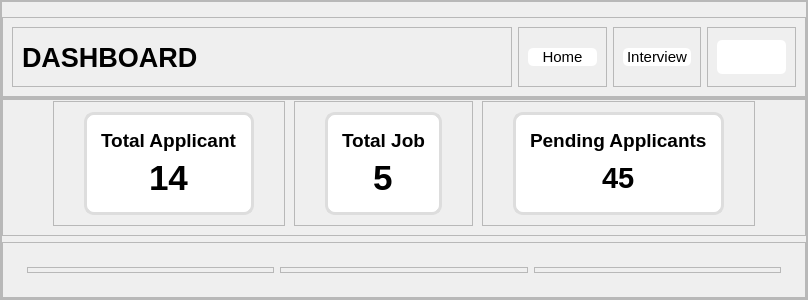
         <widget class="QWidget" name="dashboard_2">
          <layout class="QVBoxLayout" name="verticalLayout">
           <property name="spacing">
            <number>0</number>
           </property>
           <property name="leftMargin">
            <number>0</number>
           </property>
           <property name="topMargin">
            <number>0</number>
           </property>
           <property name="rightMargin">
            <number>0</number>
           </property>
           <property name="bottomMargin">
            <number>0</number>
           </property>
           <item>
            <widget class="QFrame" name="dashboard_body">
             <property name="frameShape">
              <enum>QFrame::StyledPanel</enum>
             </property>
             <property name="frameShadow">
              <enum>QFrame::Raised</enum>
             </property>
             <layout class="QVBoxLayout" name="verticalLayout_7">
              <property name="spacing">
               <number>0</number>
              </property>
              <property name="leftMargin">
               <number>0</number>
              </property>
              <property name="topMargin">
               <number>0</number>
              </property>
              <property name="rightMargin">
               <number>0</number>
              </property>
              <property name="bottomMargin">
               <number>0</number>
              </property>
              <item>
               <widget class="QFrame" name="dashboard_header">
                <property name="minimumSize">
                 <size>
                  <width>0</width>
                  <height>80</height>
                 </size>
                </property>
                <property name="frameShape">
                 <enum>QFrame::StyledPanel</enum>
                </property>
                <property name="frameShadow">
                 <enum>QFrame::Raised</enum>
                </property>
                <layout class="QGridLayout" name="gridLayout">
                 <property name="leftMargin">
                  <number>0</number>
                 </property>
                 <property name="topMargin">
                  <number>15</number>
                 </property>
                 <property name="rightMargin">
                  <number>0</number>
                 </property>
                 <property name="bottomMargin">
                  <number>0</number>
                 </property>
                 <item row="0" column="0">
                  <widget class="QFrame" name="header_4">
                   <property name="minimumSize">
                    <size>
                     <width>0</width>
                     <height>80</height>
                    </size>
                   </property>
                   <property name="frameShape">
                    <enum>QFrame::StyledPanel</enum>
                   </property>
                   <property name="frameShadow">
                    <enum>QFrame::Raised</enum>
                   </property>
                   <layout class="QHBoxLayout" name="horizontalLayout_24">
                    <item alignment="Qt::AlignLeft">
                     <widget class="QFrame" name="frame_78">
                      <property name="minimumSize">
                       <size>
                        <width>500</width>
                        <height>0</height>
                       </size>
                      </property>
                      <property name="frameShape">
                       <enum>QFrame::StyledPanel</enum>
                      </property>
                      <property name="frameShadow">
                       <enum>QFrame::Raised</enum>
                      </property>
                      <layout class="QGridLayout" name="gridLayout_55">
                       <item row="0" column="0">
                        <widget class="QLabel" name="label_14">
                         <property name="font">
                          <font>
                           <family>Arial</family>
                           <pointsize>20</pointsize>
                           <weight>75</weight>
                           <bold>true</bold>
                          </font>
                         </property>
                         <property name="text">
                          <string>DASHBOARD</string>
                         </property>
                        </widget>
                       </item>
                      </layout>
                     </widget>
                    </item>
                    <item>
                     <widget class="QFrame" name="frame_79">
                      <property name="frameShape">
                       <enum>QFrame::StyledPanel</enum>
                      </property>
                      <property name="frameShadow">
                       <enum>QFrame::Raised</enum>
                      </property>
                      <layout class="QGridLayout" name="gridLayout_56">
                       <item row="0" column="0">
                        <widget class="QPushButton" name="home_6">
                         <property name="font">
                          <font>
                           <family>Arial</family>
                           <pointsize>11</pointsize>
                          </font>
                         </property>
                         <property name="styleSheet">
                          <string notr="true">QPushButton {
            border: none; 
            border-radius: 5px; 
			background-color: rgb(255, 255, 255)
        }
        QPushButton:pressed {
            background-color: white;
        }
</string>
                         </property>
                         <property name="text">
                          <string>Home</string>
                         </property>
                         <property name="flat">
                          <bool>true</bool>
                         </property>
                        </widget>
                       </item>
                      </layout>
                     </widget>
                    </item>
                    <item>
                     <widget class="QFrame" name="frame_80">
                      <property name="frameShape">
                       <enum>QFrame::StyledPanel</enum>
                      </property>
                      <property name="frameShadow">
                       <enum>QFrame::Raised</enum>
                      </property>
                      <layout class="QGridLayout" name="gridLayout_57">
                       <item row="0" column="0">
                        <widget class="QPushButton" name="pushButton_30">
                         <property name="font">
                          <font>
                           <family>Arial</family>
                           <pointsize>11</pointsize>
                          </font>
                         </property>
                         <property name="styleSheet">
                          <string notr="true">QPushButton {
            border: none; 
            border-radius: 5px; 
			background-color: rgb(255, 255, 255)
        }
        QPushButton:pressed {
            background-color: white;
        }
</string>
                         </property>
                         <property name="text">
                          <string>Interview</string>
                         </property>
                         <property name="flat">
                          <bool>true</bool>
                         </property>
                        </widget>
                       </item>
                      </layout>
                     </widget>
                    </item>
                    <item>
                     <widget class="QFrame" name="frame_81">
                      <property name="frameShape">
                       <enum>QFrame::StyledPanel</enum>
                      </property>
                      <property name="frameShadow">
                       <enum>QFrame::Raised</enum>
                      </property>
                      <layout class="QGridLayout" name="gridLayout_58">
                       <item row="0" column="0">
                        <widget class="QPushButton" name="add_job_2">
                         <property name="styleSheet">
                          <string notr="true">QPushButton {
            border: none; 
            border-radius: 5px; 
            padding: 10px; 
			background-color: rgb(255, 255, 255)
        }
        QPushButton:pressed {
            background-color: white;
        }
</string>
                         </property>
                         <property name="text">
                          <string/>
                         </property>
                         <property name="icon">
                          <iconset resource="resource.qrc">
                           <normaloff>:/icon/images/newjobbtn.svg</normaloff>:/icon/images/newjobbtn.svg</iconset>
                         </property>
                         <property name="iconSize">
                          <size>
                           <width>150</width>
                           <height>30</height>
                          </size>
                         </property>
                         <property name="flat">
                          <bool>true</bool>
                         </property>
                        </widget>
                       </item>
                      </layout>
                     </widget>
                    </item>
                   </layout>
                  </widget>
                 </item>
                </layout>
               </widget>
              </item>
              <item>
               <widget class="QFrame" name="buttonlist">
                <property name="sizePolicy">
                 <sizepolicy hsizetype="Preferred" vsizetype="Expanding">
                  <horstretch>0</horstretch>
                  <verstretch>0</verstretch>
                 </sizepolicy>
                </property>
                <property name="frameShape">
                 <enum>QFrame::StyledPanel</enum>
                </property>
                <property name="frameShadow">
                 <enum>QFrame::Raised</enum>
                </property>
                <layout class="QVBoxLayout" name="verticalLayout_8">
                 <property name="leftMargin">
                  <number>0</number>
                 </property>
                 <property name="topMargin">
                  <number>0</number>
                 </property>
                 <property name="rightMargin">
                  <number>0</number>
                 </property>
                 <property name="bottomMargin">
                  <number>0</number>
                 </property>
                 <item>
                  <widget class="QFrame" name="lists">
                   <property name="minimumSize">
                    <size>
                     <width>0</width>
                     <height>0</height>
                    </size>
                   </property>
                   <property name="maximumSize">
                    <size>
                     <width>981</width>
                     <height>151</height>
                    </size>
                   </property>
                   <property name="styleSheet">
                    <string notr="true">#total_applicants, #pending_applicant, #total_job {
background-color: white;
 border: 3px solid rgb(221, 221, 221);
border-radius:10px;
padding: 5px;
}
</string>
                   </property>
                   <property name="frameShape">
                    <enum>QFrame::StyledPanel</enum>
                   </property>
                   <property name="frameShadow">
                    <enum>QFrame::Raised</enum>
                   </property>
                   <layout class="QHBoxLayout" name="horizontalLayout_5">
                    <property name="spacing">
                     <number>9</number>
                    </property>
                    <property name="leftMargin">
                     <number>50</number>
                    </property>
                    <property name="topMargin">
                     <number>1</number>
                    </property>
                    <property name="rightMargin">
                     <number>50</number>
                    </property>
                    <property name="bottomMargin">
                     <number>9</number>
                    </property>
                    <item>
                     <widget class="QFrame" name="frame_9">
                      <property name="maximumSize">
                       <size>
                        <width>249</width>
                        <height>139</height>
                       </size>
                      </property>
                      <property name="frameShape">
                       <enum>QFrame::StyledPanel</enum>
                      </property>
                      <property name="frameShadow">
                       <enum>QFrame::Raised</enum>
                      </property>
                      <layout class="QGridLayout" name="gridLayout_4" rowstretch="0">
                       <property name="leftMargin">
                        <number>30</number>
                       </property>
                       <property name="topMargin">
                        <number>10</number>
                       </property>
                       <property name="rightMargin">
                        <number>30</number>
                       </property>
                       <property name="bottomMargin">
                        <number>10</number>
                       </property>
                       <property name="horizontalSpacing">
                        <number>6</number>
                       </property>
                       <item row="0" column="0">
                        <widget class="QFrame" name="total_applicants">
                         <property name="maximumSize">
                          <size>
                           <width>230</width>
                           <height>117</height>
                          </size>
                         </property>
                         <property name="styleSheet">
                          <string notr="true"/>
                         </property>
                         <property name="frameShape">
                          <enum>QFrame::StyledPanel</enum>
                         </property>
                         <property name="frameShadow">
                          <enum>QFrame::Raised</enum>
                         </property>
                         <layout class="QVBoxLayout" name="verticalLayout_9">
                          <item alignment="Qt::AlignHCenter|Qt::AlignTop">
                           <widget class="QLabel" name="label_3">
                            <property name="minimumSize">
                             <size>
                              <width>0</width>
                              <height>0</height>
                             </size>
                            </property>
                            <property name="font">
                             <font>
                              <family>Arial</family>
                              <pointsize>14</pointsize>
                              <weight>75</weight>
                              <bold>true</bold>
                             </font>
                            </property>
                            <property name="text">
                             <string>Total Applicant</string>
                            </property>
                           </widget>
                          </item>
                          <item alignment="Qt::AlignHCenter">
                           <widget class="QLabel" name="label_4">
                            <property name="sizePolicy">
                             <sizepolicy hsizetype="Preferred" vsizetype="Expanding">
                              <horstretch>0</horstretch>
                              <verstretch>0</verstretch>
                             </sizepolicy>
                            </property>
                            <property name="font">
                             <font>
                              <family>Arial</family>
                              <pointsize>26</pointsize>
                              <weight>75</weight>
                              <bold>true</bold>
                             </font>
                            </property>
                            <property name="text">
                             <string>14</string>
                            </property>
                           </widget>
                          </item>
                         </layout>
                        </widget>
                       </item>
                      </layout>
                     </widget>
                    </item>
                    <item>
                     <widget class="QFrame" name="frame_10">
                      <property name="maximumSize">
                       <size>
                        <width>248</width>
                        <height>139</height>
                       </size>
                      </property>
                      <property name="styleSheet">
                       <string notr="true"/>
                      </property>
                      <property name="frameShape">
                       <enum>QFrame::StyledPanel</enum>
                      </property>
                      <property name="frameShadow">
                       <enum>QFrame::Raised</enum>
                      </property>
                      <layout class="QGridLayout" name="gridLayout_5">
                       <property name="leftMargin">
                        <number>30</number>
                       </property>
                       <property name="topMargin">
                        <number>10</number>
                       </property>
                       <property name="rightMargin">
                        <number>30</number>
                       </property>
                       <property name="bottomMargin">
                        <number>10</number>
                       </property>
                       <item row="0" column="1">
                        <widget class="QFrame" name="total_job">
                         <property name="maximumSize">
                          <size>
                           <width>230</width>
                           <height>117</height>
                          </size>
                         </property>
                         <property name="styleSheet">
                          <string notr="true"/>
                         </property>
                         <property name="frameShape">
                          <enum>QFrame::StyledPanel</enum>
                         </property>
                         <property name="frameShadow">
                          <enum>QFrame::Raised</enum>
                         </property>
                         <layout class="QVBoxLayout" name="verticalLayout_11">
                          <item alignment="Qt::AlignHCenter|Qt::AlignTop">
                           <widget class="QLabel" name="label_9">
                            <property name="minimumSize">
                             <size>
                              <width>0</width>
                              <height>20</height>
                             </size>
                            </property>
                            <property name="font">
                             <font>
                              <family>Arial</family>
                              <pointsize>14</pointsize>
                              <weight>75</weight>
                              <bold>true</bold>
                             </font>
                            </property>
                            <property name="text">
                             <string>Total Job</string>
                            </property>
                           </widget>
                          </item>
                          <item alignment="Qt::AlignHCenter">
                           <widget class="QLabel" name="number_job">
                            <property name="sizePolicy">
                             <sizepolicy hsizetype="Preferred" vsizetype="Expanding">
                              <horstretch>0</horstretch>
                              <verstretch>0</verstretch>
                             </sizepolicy>
                            </property>
                            <property name="minimumSize">
                             <size>
                              <width>0</width>
                              <height>0</height>
                             </size>
                            </property>
                            <property name="font">
                             <font>
                              <family>Arial</family>
                              <pointsize>26</pointsize>
                              <weight>75</weight>
                              <bold>true</bold>
                             </font>
                            </property>
                            <property name="text">
                             <string>5</string>
                            </property>
                           </widget>
                          </item>
                         </layout>
                        </widget>
                       </item>
                      </layout>
                     </widget>
                    </item>
                    <item>
                     <widget class="QFrame" name="frame_11">
                      <property name="maximumSize">
                       <size>
                        <width>290</width>
                        <height>139</height>
                       </size>
                      </property>
                      <property name="frameShape">
                       <enum>QFrame::StyledPanel</enum>
                      </property>
                      <property name="frameShadow">
                       <enum>QFrame::Raised</enum>
                      </property>
                      <layout class="QGridLayout" name="gridLayout_6">
                       <property name="leftMargin">
                        <number>30</number>
                       </property>
                       <property name="topMargin">
                        <number>10</number>
                       </property>
                       <property name="rightMargin">
                        <number>30</number>
                       </property>
                       <property name="bottomMargin">
                        <number>10</number>
                       </property>
                       <item row="0" column="0">
                        <widget class="QFrame" name="pending_applicant">
                         <property name="maximumSize">
                          <size>
                           <width>230</width>
                           <height>117</height>
                          </size>
                         </property>
                         <property name="styleSheet">
                          <string notr="true"/>
                         </property>
                         <property name="frameShape">
                          <enum>QFrame::StyledPanel</enum>
                         </property>
                         <property name="frameShadow">
                          <enum>QFrame::Raised</enum>
                         </property>
                         <layout class="QVBoxLayout" name="verticalLayout_12">
                          <item alignment="Qt::AlignHCenter|Qt::AlignTop">
                           <widget class="QLabel" name="label_7">
                            <property name="minimumSize">
                             <size>
                              <width>0</width>
                              <height>20</height>
                             </size>
                            </property>
                            <property name="font">
                             <font>
                              <family>Arial</family>
                              <pointsize>14</pointsize>
                              <weight>75</weight>
                              <bold>true</bold>
                             </font>
                            </property>
                            <property name="text">
                             <string>Pending Applicants</string>
                            </property>
                           </widget>
                          </item>
                          <item alignment="Qt::AlignHCenter">
                           <widget class="QLabel" name="number_pending">
                            <property name="sizePolicy">
                             <sizepolicy hsizetype="Preferred" vsizetype="Expanding">
                              <horstretch>0</horstretch>
                              <verstretch>0</verstretch>
                             </sizepolicy>
                            </property>
                            <property name="font">
                             <font>
                              <family>Arial</family>
                              <pointsize>22</pointsize>
                              <weight>75</weight>
                              <bold>true</bold>
                             </font>
                            </property>
                            <property name="text">
                             <string>45</string>
                            </property>
                           </widget>
                          </item>
                         </layout>
                        </widget>
                       </item>
                      </layout>
                     </widget>
                    </item>
                   </layout>
                  </widget>
                 </item>
                 <item>
                  <widget class="QFrame" name="frame_12">
                   <property name="sizePolicy">
                    <sizepolicy hsizetype="Preferred" vsizetype="Expanding">
                     <horstretch>0</horstretch>
                     <verstretch>0</verstretch>
                    </sizepolicy>
                   </property>
                   <property name="frameShape">
                    <enum>QFrame::StyledPanel</enum>
                   </property>
                   <property name="frameShadow">
                    <enum>QFrame::Raised</enum>
                   </property>
                   <layout class="QVBoxLayout" name="verticalLayout_32">
                    <property name="leftMargin">
                     <number>0</number>
                    </property>
                    <property name="topMargin">
                     <number>0</number>
                    </property>
                    <property name="rightMargin">
                     <number>0</number>
                    </property>
                    <property name="bottomMargin">
                     <number>0</number>
                    </property>
                    <item>
                     <widget class="QScrollArea" name="scrollArea_5">
                      <property name="styleSheet">
                       <string notr="true">

QScrollBar:vertical{
	border: none;
	width: 10px;
}

QScrollBar::handle:vertical{
	background-color: rgb(204, 204, 204);
	min-height: 20px;
	border-radius: 5px;
}

QScrollBar::handle:vertica:hoverl{
	background-color: rgb(5, 74, 91);
}
</string>
                      </property>
                      <property name="frameShape">
                       <enum>QFrame::NoFrame</enum>
                      </property>
                      <property name="widgetResizable">
                       <bool>true</bool>
                      </property>
                      <widget class="QWidget" name="scrollAreaWidgetContents_2">
                       <property name="geometry">
                        <rect>
                         <x>0</x>
                         <y>0</y>
                         <width>921</width>
                         <height>253</height>
                        </rect>
                       </property>
                       <layout class="QGridLayout" name="gridLayout_12">
                        <item row="0" column="0">
                         <widget class="QWidget" name="widget_5" native="true">
                          <layout class="QHBoxLayout" name="horizontalLayout_3">
                           <property name="leftMargin">
                            <number>15</number>
                           </property>
                           <property name="topMargin">
                            <number>15</number>
                           </property>
                           <property name="rightMargin">
                            <number>15</number>
                           </property>
                           <property name="bottomMargin">
                            <number>15</number>
                           </property>
                           <item>
                            <widget class="QFrame" name="frame_6">
                             <property name="frameShape">
                              <enum>QFrame::StyledPanel</enum>
                             </property>
                             <property name="frameShadow">
                              <enum>QFrame::Raised</enum>
                             </property>
                            </widget>
                           </item>
                           <item>
                            <widget class="QFrame" name="frame_5">
                             <property name="frameShape">
                              <enum>QFrame::StyledPanel</enum>
                             </property>
                             <property name="frameShadow">
                              <enum>QFrame::Raised</enum>
                             </property>
                            </widget>
                           </item>
                           <item>
                            <widget class="QFrame" name="frame_4">
                             <property name="frameShape">
                              <enum>QFrame::StyledPanel</enum>
                             </property>
                             <property name="frameShadow">
                              <enum>QFrame::Raised</enum>
                             </property>
                            </widget>
                           </item>
                          </layout>
                         </widget>
                        </item>
                       </layout>
                      </widget>
                     </widget>
                    </item>
                   </layout>
                  </widget>
                 </item>
                </layout>
               </widget>
              </item>
             </layout>
            </widget>
           </item>
          </layout>
         </widget>
